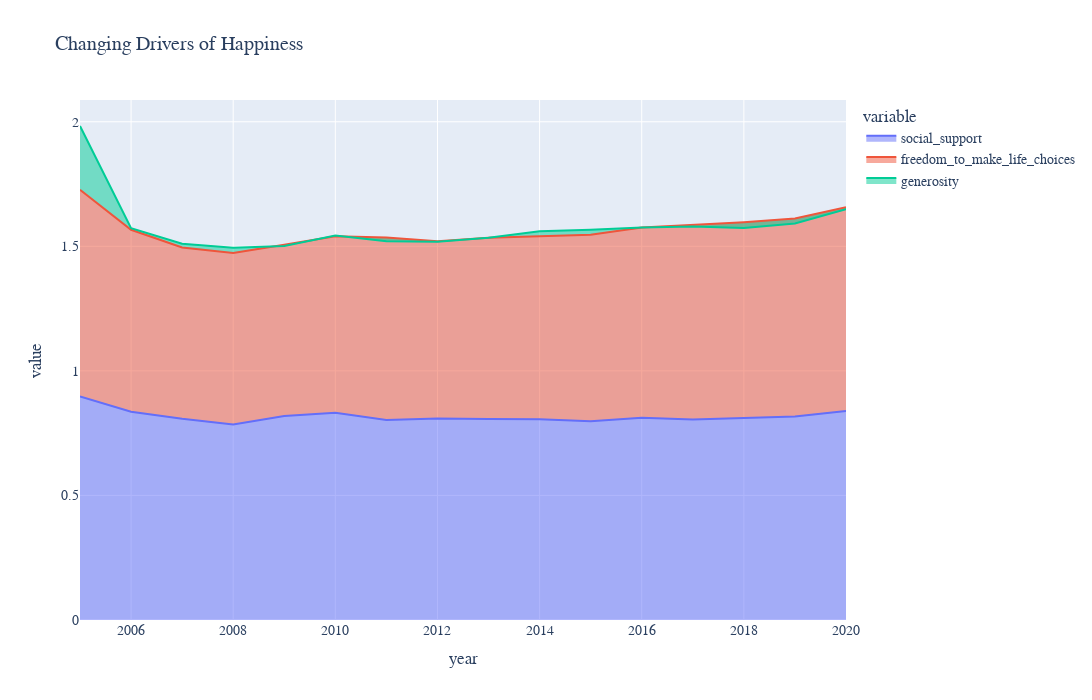

Notebook cell for this chart:
### Code cell
# Factor Contribution Over Time
if all(col in df_all.columns for col in ['year', 'social_support', 'freedom_to_make_life_choices', 'generosity']):
    try:
        factors = ['social_support', 'freedom_to_make_life_choices', 'generosity']
        factors = [f for f in factors if f in df_all.columns]
        if factors:
            regional_factors = df_all.groupby('year')[factors].mean().reset_index()
            fig22 = px.area(regional_factors, x='year', y=factors, 
                          title='Changing Drivers of Happiness',
                          width=1200,
        height=700)
            fig22.show()
    except Exception as e:
        print(f"Visualization 3b failed: {str(e)}")

### Figure 1 — Plotly figure (JSON) as saved in the notebook; plotly's stock layout.template omitted (floating-point values rounded to 4 significant figures)
{"data": [{"fillpattern": {"shape": ""}, "hovertemplate": "variable=social_support<br>year=%{x}<br>value=%{y}<extra></extra>", "legendgroup": "social_support", "line": {"color": "#636efa"}, "marker": {"symbol": "circle"}, "mode": "lines", "name": "social_support", "orientation": "v", "showlegend": true, "stackgroup": "1", "type": "scatter", "x": [2005, 2006, 2007, 2008, 2009, 2010, 2011, 2012, 2013, 2014, 2015, 2016, 2017, 2018, 2019, 2020], "xaxis": "x", "y": [0.8974, 0.8358, 0.8078, 0.7844, 0.8191, 0.8319, 0.8028, 0.8091, 0.8066, 0.8056, 0.7982, 0.8119, 0.8051, 0.8123, 0.8168, 0.8389], "yaxis": "y"}, {"fillpattern": {"shape": ""}, "hovertemplate": "variable=freedom_to_make_life_choices<br>year=%{x}<br>value=%{y}<extra></extra>", "legendgroup": "freedom_to_make_life_choices", "line": {"color": "#EF553B"}, "marker": {"symbol": "circle"}, "mode": "lines", "name": "freedom_to_make_life_choices", "orientation": "v", "showlegend": true, "stackgroup": "1", "type": "scatter", "x": [2005, 2006, 2007, 2008, 2009, 2010, 2011, 2012, 2013, 2014, 2015, 2016, 2017, 2018, 2019, 2020], "xaxis": "x", "y": [0.8295, 0.7305, 0.6873, 0.6884, 0.6874, 0.7083, 0.7322, 0.7112, 0.7279, 0.7345, 0.7487, 0.7632, 0.7806, 0.7839, 0.7946, 0.8178], "yaxis": "y"}, {"fillpattern": {"shape": ""}, "hovertemplate": "variable=generosity<br>year=%{x}<br>value=%{y}<extra></extra>", "legendgroup": "generosity", "line": {"color": "#00cc96"}, "marker": {"symbol": "circle"}, "mode": "lines", "name": "generosity", "orientation": "v", "showlegend": true, "stackgroup": "1", "type": "scatter", "x": [2005, 2006, 2007, 2008, 2009, 2010, 2011, 2012, 2013, 2014, 2015, 2016, 2017, 2018, 2019, 2020], "xaxis": "x", "y": [0.256, 0.006654, 0.01483, 0.02149, -0.005372, 0.003382, -0.01444, -0.00206, -0.0001579, 0.02026, 0.01969, 0.0006957, -0.006566, -0.02309, -0.01989, -0.008011], "yaxis": "y"}], "layout": {"height": 700, "legend": {"title": {"text": "variable"}, "tracegroupgap": 0}, "title": {"text": "Changing Drivers of Happiness"}, "width": 1200, "xaxis": {"anchor": "y", "domain": [0, 1], "title": {"text": "year"}}, "yaxis": {"anchor": "x", "domain": [0, 1], "title": {"text": "value"}}}}
